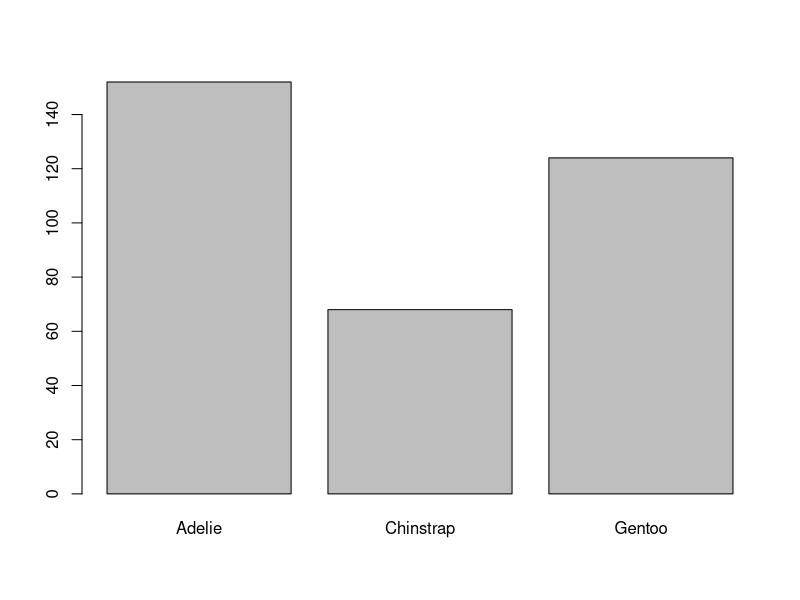
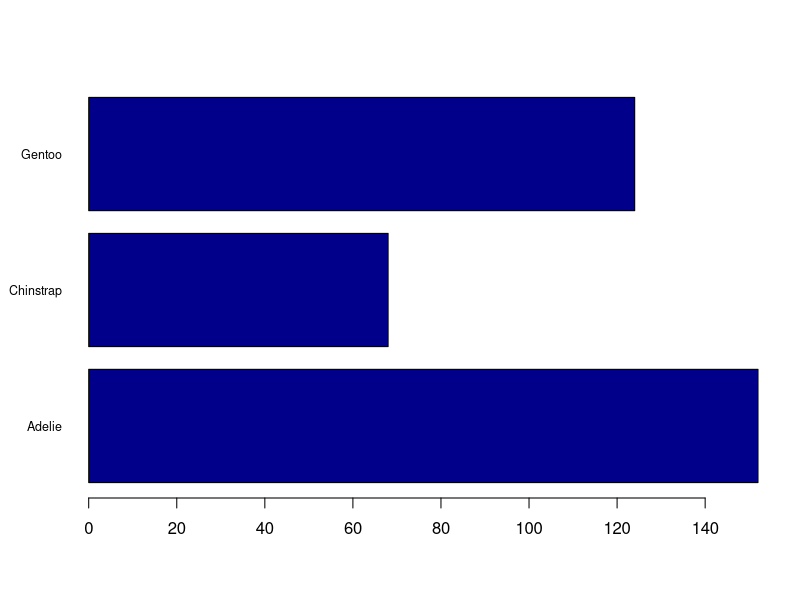

R code for these plots, in order:
## ---- chunk 1
# Install (if required) and load the palmerpenguins package
# install.packages("palmerpenguins")

library(palmerpenguins)
## ---- chunk 2
# List datasets in the package
data(package = "palmerpenguins")
## ---- chunk 3
# Install the readr package (if required)
# install.packages("readr")
## ---- chunk 4
# Check the current working directory
# getwd()
## ---- chunk 5
# Change the working directory (replace with the path to your folder)
# setwd("path/to/your/folder")
# Verify the change
# getwd()
## ---- chunk 6
# Load library
# library(readr)

# Load the dataset from a csv file
# penguins2 <- read_csv("penguins.csv")
## ---- chunk 7
# Display the first six rows of the dataset
head(penguins)
## ---- chunk 8
# Display the structure of the dataset
str(penguins)
## ---- chunk 9
# Generate summary statistics for the dataset
summary(penguins)
## ---- chunk 10
# Create a table of species counts
speciescounts <- table(penguins$species)

# Generate a simple barplot
barplot(speciescounts)
## ---- chunk 11
# Enhanced barplot with customisation
barplot(
  speciescounts,
  horiz = TRUE,
  col = "darkblue",
  las = 1, # Rotate axis labels to horizontal
  cex.names = 0.75 # Reduce label size for better fit
)
## ---- chunk 12
# ?barplot
